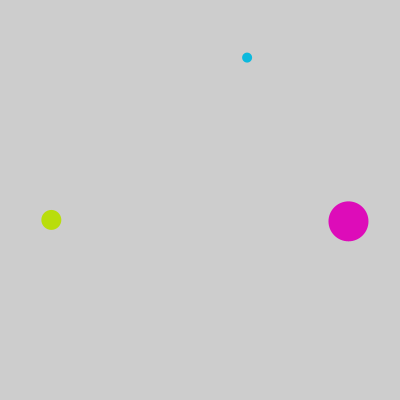
Frame 1 (no input)
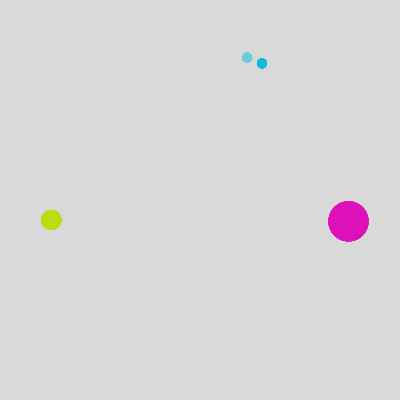
Frame 60 (the mouse pressed at the canvas centre just before this capture)
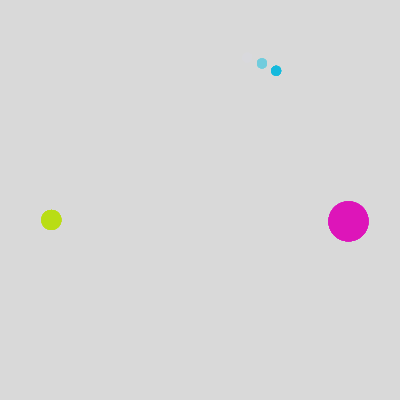
Frame 120 (the mouse held since frame 60 and released just before this capture)

The Processing sketch that drew these frames (run headless with seeded random() and noise(); from frame 60 on, the mouse is pressed at the canvas centre):

// Processing sketch: processing_142018
// ── processing_142018.pde

PVector segundos = new PVector(0,0);
PVector minutos = new PVector (0,0);
PVector horas = new PVector (0,0);

int sz = 20;

float angSegundos = 5;
float radioSegundos = 150;

float angMinutos = 5;
float radioMinutos = 150;

float angHoras = 5;
float radioHoras = 150;



void setup(){
 size (400,400); 
}

void draw(){
  
   
float cSegundos = map(second(),0,59,0,255);
float cMinutos = map(minute(),0,59,0,255);
float cHoras = map(hour(),0,23,255,0);

  
  //println(second());
  //println(hour());
  //println(cHoras);
  //println(cMinutos);
  //println(cSegundos);
  
 
noStroke();
  fill(cHoras,10);
  rect(0,0,width,height);
  
  angSegundos = map(second(),0,59,0,-TWO_PI);
  angSegundos += PI;
  
  angMinutos = map(minute(),0,59,0,-TWO_PI);
  angMinutos += PI;
  
  angHoras = map(hour()%12,0,11,0,-TWO_PI);
  angHoras += PI;
   
  segundos.x = width/2 + radioSegundos * sin(angSegundos);
  segundos.y = height/2 + radioSegundos * cos(angSegundos);
  
  minutos.x = width/2 + radioMinutos * sin(angMinutos);
  minutos.y = height/2 + radioMinutos * cos(angMinutos);
  
  horas.x = width/2 + radioHoras * sin(angHoras);
  horas.y = height/2 + radioHoras * cos(angHoras);

 /////dibujamos las ellipses con los colores variables segun el tiempo//////////

  noStroke();
 
  fill(cHoras,cSegundos,cMinutos);
  ellipse(horas.x, horas.y, sz*2,sz*2);
 
  fill(cMinutos,cHoras,cSegundos);
  ellipse(minutos.x, minutos.y, sz,sz);
 
  fill(cSegundos,cMinutos,cHoras);
  ellipse(segundos.x, segundos.y, sz/2,sz/2);
  
}
